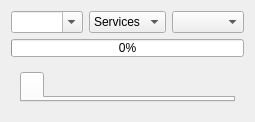
      <widget class="QWidget" name="tabVulnMain">
       <attribute name="icon">
        <iconset resource="../../mainwin.qrc">
         <normaloff>:/images/images/viewmag+.png</normaloff>:/images/images/viewmag+.png</iconset>
       </attribute>
       <attribute name="title">
        <string>Vulnerability</string>
       </attribute>
       <layout class="QVBoxLayout" name="verticalLayout_7">
        <item>
         <layout class="QHBoxLayout" name="horizontalLayout_2">
          <item>
           <widget class="QComboBox" name="comboVulnRis">
            <property name="sizePolicy">
             <sizepolicy hsizetype="Expanding" vsizetype="Fixed">
              <horstretch>0</horstretch>
              <verstretch>0</verstretch>
             </sizepolicy>
            </property>
            <property name="editable">
             <bool>true</bool>
            </property>
           </widget>
          </item>
          <item>
           <widget class="QComboBox" name="comboVuln">
            <property name="sizePolicy">
             <sizepolicy hsizetype="Minimum" vsizetype="Fixed">
              <horstretch>0</horstretch>
              <verstretch>0</verstretch>
             </sizepolicy>
            </property>
            <property name="minimumSize">
             <size>
              <width>0</width>
              <height>0</height>
             </size>
            </property>
            <property name="duplicatesEnabled">
             <bool>false</bool>
            </property>
            <item>
             <property name="text">
              <string>Services</string>
             </property>
            </item>
           </widget>
          </item>
          <item>
           <widget class="QComboBox" name="comboWebV">
            <property name="sizePolicy">
             <sizepolicy hsizetype="Minimum" vsizetype="Fixed">
              <horstretch>0</horstretch>
              <verstretch>0</verstretch>
             </sizepolicy>
            </property>
            <property name="minimumSize">
             <size>
              <width>0</width>
              <height>0</height>
             </size>
            </property>
           </widget>
          </item>
         </layout>
        </item>
        <item>
         <layout class="QHBoxLayout" name="horizontalLayout_6">
          <item>
           <widget class="QProgressBar" name="progressWeb">
            <property name="sizePolicy">
             <sizepolicy hsizetype="Expanding" vsizetype="Fixed">
              <horstretch>0</horstretch>
              <verstretch>18</verstretch>
             </sizepolicy>
            </property>
            <property name="minimumSize">
             <size>
              <width>0</width>
              <height>0</height>
             </size>
            </property>
            <property name="maximumSize">
             <size>
              <width>16777215</width>
              <height>18</height>
             </size>
            </property>
            <property name="value">
             <number>0</number>
            </property>
           </widget>
          </item>
         </layout>
        </item>
        <item>
         <widget class="QFrame" name="frame">
          <property name="sizePolicy">
           <sizepolicy hsizetype="Expanding" vsizetype="Expanding">
            <horstretch>0</horstretch>
            <verstretch>0</verstretch>
           </sizepolicy>
          </property>
          <property name="frameShape">
           <enum>QFrame::NoFrame</enum>
          </property>
          <property name="frameShadow">
           <enum>QFrame::Raised</enum>
          </property>
          <layout class="QVBoxLayout" name="verticalLayout_8">
           <item>
            <widget class="QTabWidget" name="tWresult">
             <property name="currentIndex">
              <number>0</number>
             </property>
             <widget class="QWidget" name="tab">
              <attribute name="title">
               <string/>
              </attribute>
             </widget>
            </widget>
           </item>
          </layout>
         </widget>
        </item>
       </layout>
      </widget>
